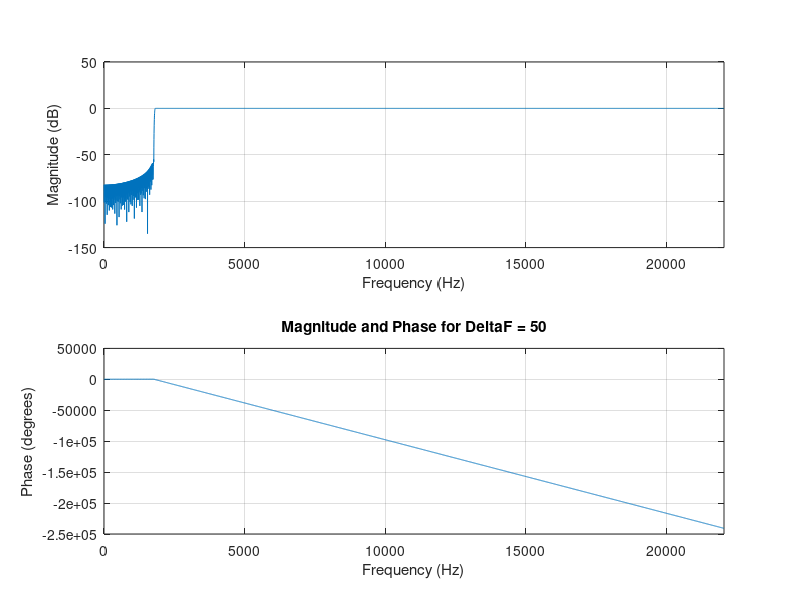
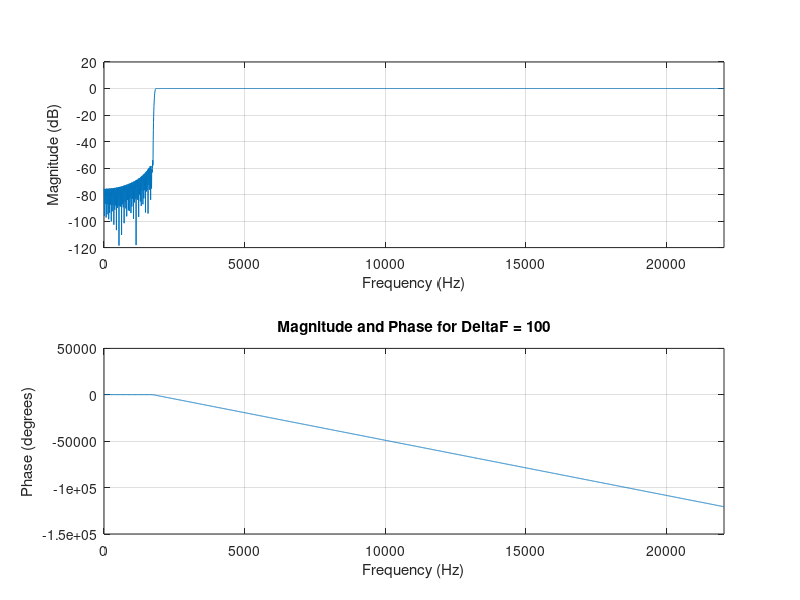
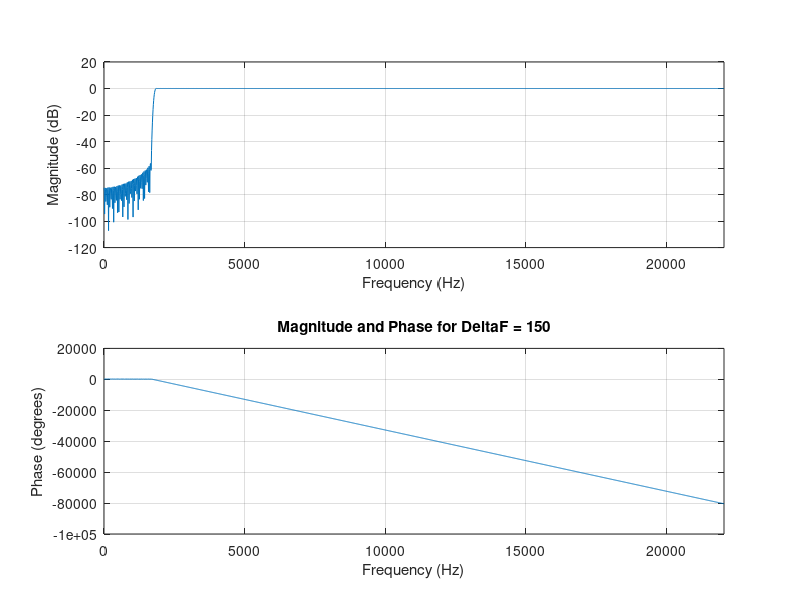
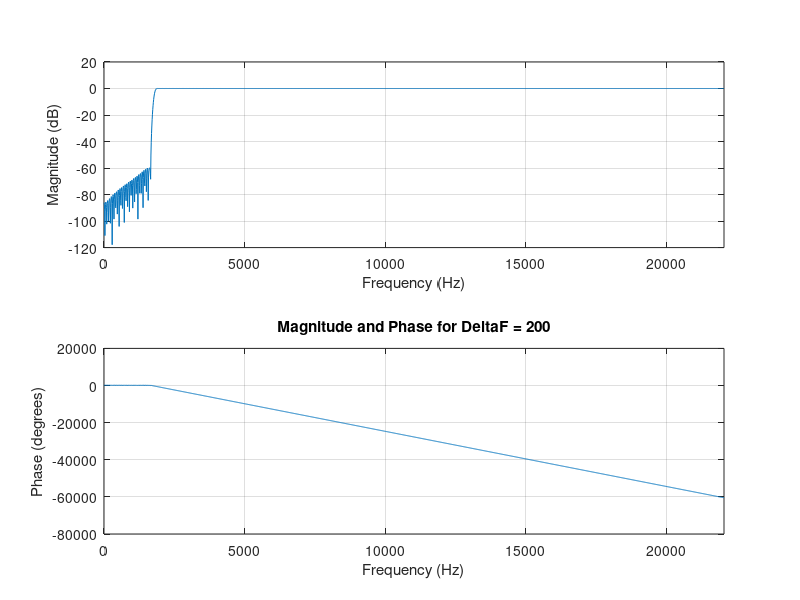

Reproduce these figures in MATLAB, in order.
Fs = 44100;
fc = 1800;
test_width = 50:50:1800; % Test different widths from 50 to 1800 Hz in increments of 50

% Initialize arrays to store transition widths and filter orders
transition_widths = [];
filter_orders = [];

for df = test_width
    % Calculate order and ensure it is even 
    deltaOmega = (pi * df) / Fs; % Calculate Normalized Transition Width (Delta Omega)
    N = round((3.3 * pi )/ deltaOmega); % Calculate filter order based on deltaOmega
    if mod(N, 2) ~= 0, N = N + 1; end % If order number isn't even add one to make it even
    
    % Store transition width and filter order
    transition_widths = [transition_widths; df];
    filter_orders = [filter_orders; N];
    
    % Generate filter 
    h = fir1(N, fc/(Fs/2), 'high', hamming(N+1));
    
    % Visualise different filters
    figure('Name', ['Transition Width: ', num2str(df), ' Hz']);
    freqz(h, 1, 1024, Fs); 
    title(['Magnitude and Phase for DeltaF = ', num2str(df)]);
end

% Display tabulation of transition widths and filter orders
disp('Transition Width (Hz)    Filter Order');
disp([transition_widths, filter_orders]);
